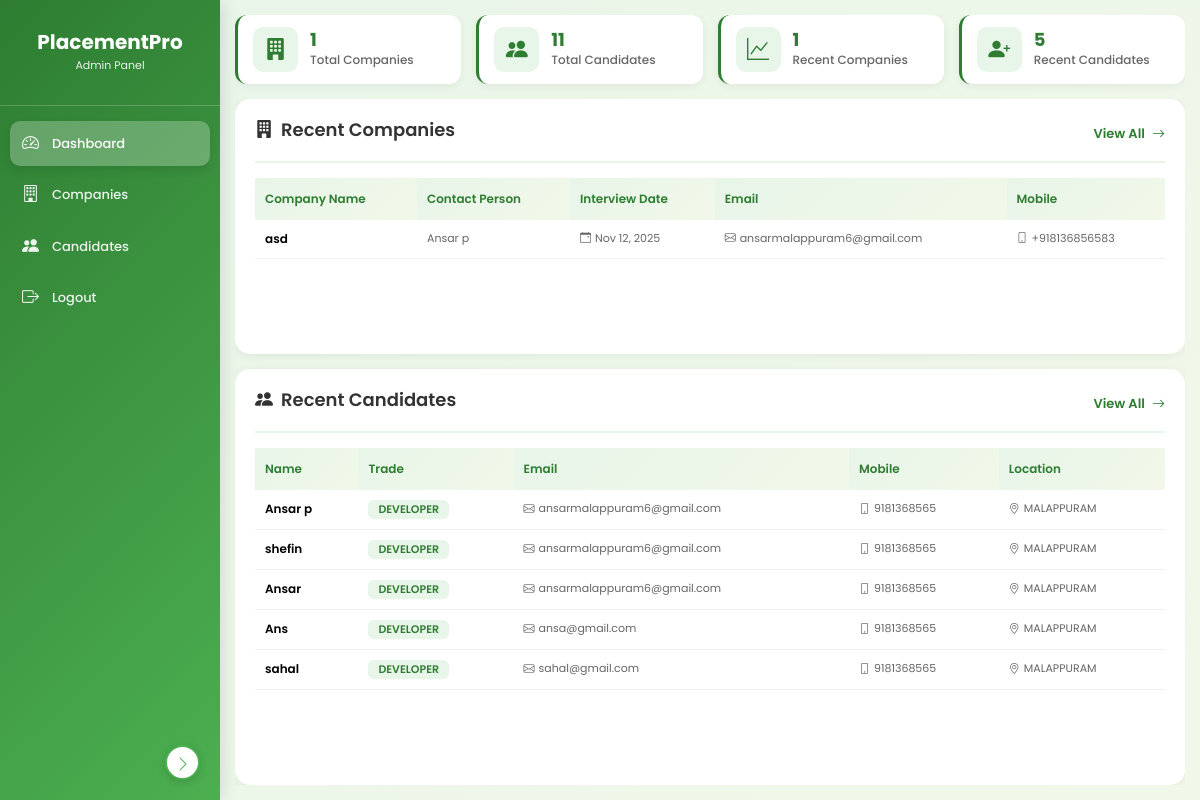
Screenshot of /dashboard/ (signed in) with the database file from the repository.
### web/models.py (models this page shows, shortened)
class CompanyRegistration(models.Model):
    interview_date = models.DateField()
    company_name = models.CharField(max_length=200)
    contact_person = models.CharField(max_length=100)
    designation = models.CharField(max_length=100)
    email = models.EmailField()
    whatsapp = models.CharField(max_length=15)
    mobile = models.CharField(max_length=15)
    location = models.CharField(max_length=200)
    post = models.CharField(max_length=100)
    vacancies = models.IntegerField()
    salary = models.CharField(max_length=100)
    created_at = models.DateTimeField(auto_now_add=True)

class CandidateRegistration(models.Model):
    GENDER_CHOICES = (
        ('male', 'Male'),
        ('female', 'Female'),
        ('other', 'Other'),
    )
    CATEGORY_CHOICES = (
        ('general', 'General'),
        ('obc', 'OBC'),
        ('sc', 'SC'),
        ('st', 'ST'),
        ('ews', 'EWS'),
    )
    STATUS_CHOICES = (
        ('pending', 'Pending'),
        ('selected', 'Selected'),
        ('rejected', 'Rejected'),
    )
    name = models.CharField(max_length=200)
    dob = models.DateField()
    gender = models.CharField(max_length=10, choices=GENDER_CHOICES)
    category = models.CharField(max_length=20, choices=CATEGORY_CHOICES)
    district = models.CharField(max_length=100)
    post_office = models.CharField(max_length=100)
    mobile = models.CharField(max_length=15)
    email = models.EmailField()
    trade = models.CharField(max_length=100)
    passout_year = models.IntegerField()
    institute = models.CharField(max_length=300)
    experience = models.TextField()
    status = models.CharField(max_length=20, choices=STATUS_CHOICES, default='pending')
    created_at = models.DateTimeField(auto_now_add=True)

### web/views.py (the view)
# urls.py: path('dashboard/', views.dashboard, name='dashboard'),
@login_required
def dashboard(request):
    try:
        if request.user.profile.user_type != 'admin':
            messages.error(request, 'Access denied. Admin only.')
            logout(request)
            return redirect('web:login')
    except:
        messages.error(request, 'Access denied.')
        logout(request)
        return redirect('web:login')
    total_companies = CompanyRegistration.objects.count()
    total_candidates = CandidateRegistration.objects.count()
    recent_companies = CompanyRegistration.objects.order_by('-created_at')[:5]
    recent_candidates = CandidateRegistration.objects.order_by('-created_at')[:5]
    context = {
        'total_companies': total_companies,
        'total_candidates': total_candidates,
        'recent_companies': recent_companies,
        'recent_candidates': recent_candidates,
    }
    return render(request, 'web/dashboard.html', context)

### templates/web/dashboard.html (shortened to what this page needs)
<!DOCTYPE html>
<html lang="en">
<head>
    <link href="https://cdn.jsdelivr.net/npm/bootstrap@5.3.3/dist/css/bootstrap.min.css" rel="stylesheet">
    <link rel="stylesheet" href="https://cdn.jsdelivr.net/npm/bootstrap-icons@1.11.1/font/bootstrap-icons.css">
</head>
<body>
    <div class="sidebar" id="sidebar">
        <div class="sidebar-toggle" onclick="toggleSidebar()">
            <i class="bi bi-chevron-left"></i>
        </div>
        <div class="sidebar-header">
            <h2>PlacementPro</h2>
            <p>Admin Panel</p>
        </div>
        <ul class="sidebar-menu">
            <li><a href="{% url 'web:dashboard' %}" class="active" data-tooltip="Dashboard"><i class="bi bi-speedometer2"></i> <span class="menu-text">Dashboard</span></a></li>
            <li><a href="{% url 'web:view_companies' %}" data-tooltip="Companies"><i class="bi bi-building"></i> <span class="menu-text">Companies</span></a></li>
            <li><a href="{% url 'web:view_candidates' %}" data-tooltip="Candidates"><i class="bi bi-people-fill"></i> <span class="menu-text">Candidates</span></a></li>
            <li><a href="{% url 'web:logout' %}" data-tooltip="Logout"><i class="bi bi-box-arrow-right"></i> <span class="menu-text">Logout</span></a></li>
        </ul>
    </div>
    <div class="main-content" id="mainContent">
        <div class="dashboard-content">
            <div class="stats-grid">
                <div class="stat-card">
                    <div class="stat-icon">
                        <i class="bi bi-building-fill"></i>
                    </div>
                    <div class="stat-content">
                        <h3>{{ total_companies }}</h3>
                        <p>Total Companies</p>
                    </div>
                </div>
                <div class="stat-card">
                    <div class="stat-icon">
                        <i class="bi bi-people-fill"></i>
                    </div>
                    <div class="stat-content">
                        <h3>{{ total_candidates }}</h3>
                        <p>Total Candidates</p>
                    </div>
                </div>
                <div class="stat-card">
                    <div class="stat-icon">
                        <i class="bi bi-graph-up"></i>
                    </div>
                    <div class="stat-content">
                        <h3>{{ recent_companies|length }}</h3>
                        <p>Recent Companies</p>
                    </div>
                </div>
                <div class="stat-card">
                    <div class="stat-icon">
                        <i class="bi bi-person-plus-fill"></i>
                    </div>
                    <div class="stat-content">
                        <h3>{{ recent_candidates|length }}</h3>
                        <p>Recent Candidates</p>
                    </div>
                </div>
            </div>
            <div class="tables-container">
                <div class="content-section">
                    <div class="section-header">
                        <h3>
                            <i class="bi bi-building-fill"></i>
                            Recent Companies
                        </h3>
                        <a href="{% url 'web:view_companies' %}">
                            View All <i class="bi bi-arrow-right ms-1"></i>
                        </a>
                    </div>
                    <div class="table-wrapper">
                        <table class="table table-hover">
                            <thead>
                                <tr>
                                    <th>Company Name</th>
                                    <th>Contact Person</th>
                                    <th>Interview Date</th>
                                    <th>Email</th>
                                    <th>Mobile</th>
                                </tr>
                            </thead>
                            <tbody>
                                {% for company in recent_companies %}
                                <tr>
                                    <td class="name-cell">{{ company.company_name }}</td>
                                    <td class="info-cell">
                                        <small>{{ company.contact_person }}</small>
                                    </td>
                                    <td class="info-cell">
                                        <small><i class="bi bi-calendar-event me-1"></i>{{ company.interview_date|date:"M d, Y" }}</small>
                                    </td>
                                    <td class="info-cell">
                                        <small><i class="bi bi-envelope me-1"></i>{{ company.email }}</small>
                                    </td>
                                    <td class="info-cell">
                                        <small><i class="bi bi-phone me-1"></i>{{ company.mobile }}</small>
                                    </td>
                                </tr>
                                {% endfor %}
                            </tbody>
                        </table>
                    </div>
                </div>
                <div class="content-section">
                    <div class="section-header">
                        <h3>
                            <i class="bi bi-people-fill"></i>
                            Recent Candidates
                        </h3>
                        <a href="{% url 'web:view_candidates' %}">
                            View All <i class="bi bi-arrow-right ms-1"></i>
                        </a>
                    </div>
                    <div class="table-wrapper">
                        <table class="table table-hover">
                            <thead>
                                <tr>
                                    <th>Name</th>
                                    <th>Trade</th>
                                    <th>Email</th>
                                    <th>Mobile</th>
                                    <th>Location</th>
                                </tr>
                            </thead>
                            <tbody>
                                {% for candidate in recent_candidates %}
                                <tr>
                                    <td class="name-cell">{{ candidate.name }}</td>
                                    <td>
                                        <span class="badge">{{ candidate.trade }}</span>
                                    </td>
                                    <td class="info-cell">
                                        <small><i class="bi bi-envelope me-1"></i>{{ candidate.email }}</small>
                                    </td>
                                    <td class="info-cell">
                                        <small><i class="bi bi-phone me-1"></i>{{ candidate.mobile }}</small>
                                    </td>
                                    <td class="info-cell">
                                        <small><i class="bi bi-geo-alt me-1"></i>{{ candidate.district }}</small>
                                    </td>
                                </tr>
                                {% endfor %}
                            </tbody>
                        </table>
                    </div>
                </div>
            </div>
        </div>
    </div>
</body>
</html>

### rows the page displays
CompanyRegistration: company_name "asd", contact_person "Ansar p", interview_date "Nov 12, 2025", email "ansarmalappuram6@gmail.com", mobile "+918136856583"
CandidateRegistration: name "Ansar p", trade "DEVELOPER", email "ansarmalappuram6@gmail.com", mobile "9181368565", district "MALAPPURAM"
CandidateRegistration: name "shefin", trade "DEVELOPER", email "ansarmalappuram6@gmail.com", mobile "9181368565", district "MALAPPURAM"
CandidateRegistration: name "Ansar", trade "DEVELOPER", email "ansarmalappuram6@gmail.com", mobile "9181368565", district "MALAPPURAM"
CandidateRegistration: name "Ans", trade "DEVELOPER", email "ansa@gmail.com", mobile "9181368565", district "MALAPPURAM"
CandidateRegistration: name "sahal", trade "DEVELOPER", email "sahal@gmail.com", mobile "9181368565", district "MALAPPURAM"

### other values shown
{{ total_companies }} "1"
{{ total_candidates }} "11"
{{ recent_companies|length }} "1"
{{ recent_candidates|length }} "5"
